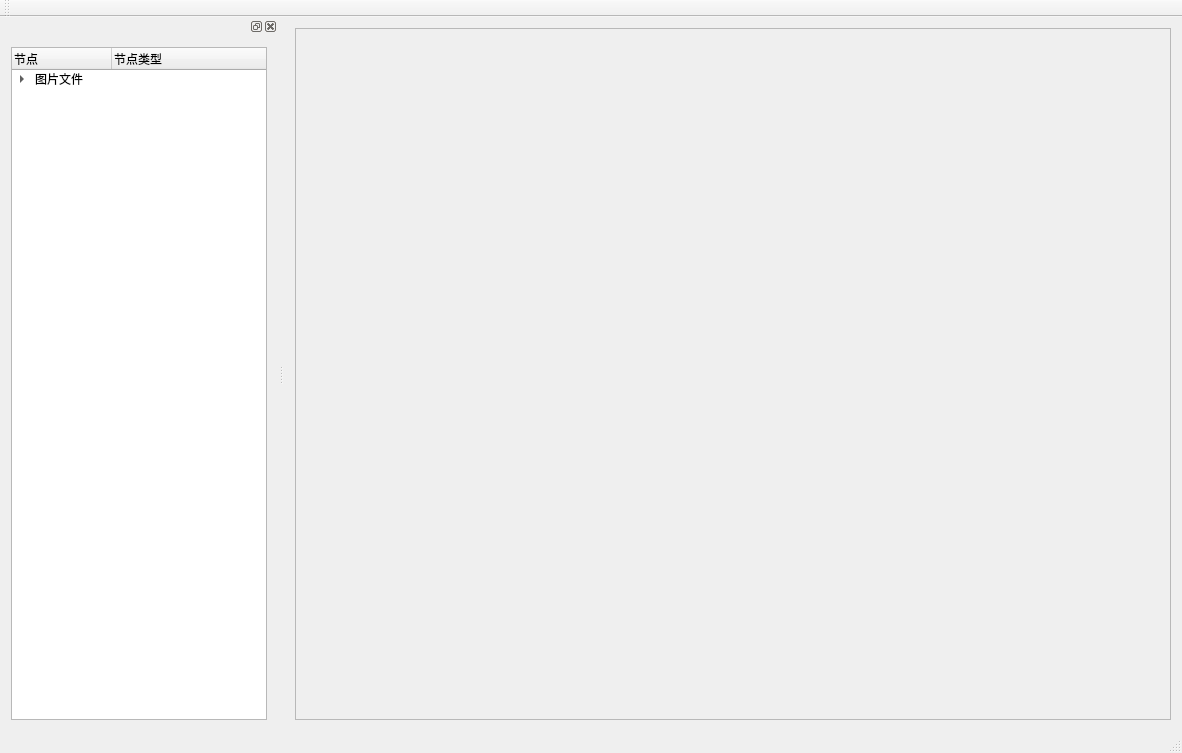
<?xml version="1.0" encoding="UTF-8"?>
<ui version="4.0">
 <class>MainWindow</class>
 <widget class="QMainWindow" name="MainWindow">
  <property name="geometry">
   <rect>
    <x>0</x>
    <y>0</y>
    <width>1182</width>
    <height>753</height>
   </rect>
  </property>
  <property name="windowTitle">
   <string>MainWindow</string>
  </property>
  <widget class="QWidget" name="centralWidget">
   <layout class="QVBoxLayout" name="verticalLayout">
    <item>
     <widget class="QScrollArea" name="scrollArea">
      <property name="widgetResizable">
       <bool>true</bool>
      </property>
      <widget class="QWidget" name="scrollAreaWidgetContents">
       <property name="geometry">
        <rect>
         <x>0</x>
         <y>0</y>
         <width>1304</width>
         <height>1048</height>
        </rect>
       </property>
       <layout class="QHBoxLayout" name="horizontalLayout_2">
        <item>
         <widget class="QLabel" name="label">
          <property name="text">
           <string/>
          </property>
          <property name="pixmap">
           <pixmap resource="res.qrc">:/imagesPic/pic/ymy_1280x1024.jpg</pixmap>
          </property>
         </widget>
        </item>
       </layout>
      </widget>
     </widget>
    </item>
   </layout>
  </widget>
  <widget class="QMenuBar" name="menuBar">
   <property name="geometry">
    <rect>
     <x>0</x>
     <y>0</y>
     <width>1182</width>
     <height>22</height>
    </rect>
   </property>
  </widget>
  <widget class="QToolBar" name="mainToolBar">
   <attribute name="toolBarArea">
    <enum>TopToolBarArea</enum>
   </attribute>
   <attribute name="toolBarBreak">
    <bool>false</bool>
   </attribute>
  </widget>
  <widget class="QStatusBar" name="statusBar"/>
  <widget class="QDockWidget" name="dockWidget">
   <attribute name="dockWidgetArea">
    <number>1</number>
   </attribute>
   <widget class="QWidget" name="dockWidgetContents">
    <layout class="QHBoxLayout" name="horizontalLayout">
     <item>
      <widget class="QTreeWidget" name="treeWidget">
       <property name="horizontalScrollBarPolicy">
        <enum>Qt::ScrollBarAsNeeded</enum>
       </property>
       <property name="verticalScrollMode">
        <enum>QAbstractItemView::ScrollPerPixel</enum>
       </property>
       <column>
        <property name="text">
         <string>节点</string>
        </property>
       </column>
       <column>
        <property name="text">
         <string>节点类型</string>
        </property>
       </column>
       <item>
        <property name="text">
         <string>图片文件</string>
        </property>
        <property name="icon">
         <iconset>
          <normalon>:/imagesIcon/icons/Pictures_Picture_Folder_48px_515430_easyicon.net.png</normalon>
         </iconset>
        </property>
        <item>
         <property name="text">
          <string>分组节点</string>
         </property>
         <property name="icon">
          <iconset>
           <normalon>:/imagesIcon/icons/folder_48px_42551_easyicon.net.png</normalon>
          </iconset>
         </property>
         <item>
          <property name="text">
           <string>图片节点</string>
          </property>
          <property name="icon">
           <iconset>
            <normalon>:/imagesIcon/icons/Picture_48px_507712_easyicon.net.png</normalon>
           </iconset>
          </property>
         </item>
        </item>
        <item>
         <property name="text">
          <string>分组2</string>
         </property>
         <property name="icon">
          <iconset>
           <normalon>:/imagesIcon/icons/folder_48px_42551_easyicon.net.png</normalon>
          </iconset>
         </property>
         <item>
          <property name="text">
           <string>图片</string>
          </property>
          <property name="icon">
           <iconset>
            <normalon>:/imagesIcon/icons/Picture_48px_507712_easyicon.net.png</normalon>
           </iconset>
          </property>
         </item>
        </item>
       </item>
      </widget>
     </item>
    </layout>
   </widget>
  </widget>
  <action name="actAddFloder">
   <property name="icon">
    <iconset>
     <normaloff>:/images/icons/folder_48px_42551_easyicon.net.png</normaloff>:/images/icons/folder_48px_42551_easyicon.net.png</iconset>
   </property>
   <property name="text">
    <string>添加目录...</string>
   </property>
   <property name="toolTip">
    <string>添加目录</string>
   </property>
   <property name="shortcut">
    <string>Ctrl+F</string>
   </property>
  </action>
  <action name="actAddFiles">
   <property name="icon">
    <iconset>
     <normaloff>:/images/icons/document_file_48px_563728_easyicon.net.png</normaloff>:/images/icons/document_file_48px_563728_easyicon.net.png</iconset>
   </property>
   <property name="text">
    <string>添加文件...</string>
   </property>
   <property name="toolTip">
    <string>添加文件</string>
   </property>
   <property name="shortcut">
    <string>Ctrl+N</string>
   </property>
  </action>
  <action name="actZoomIn">
   <property name="icon">
    <iconset>
     <normaloff>:/images/icons/Magnifier_zoom_in_49.156626506024px_1198331_easyicon.net.png</normaloff>:/images/icons/Magnifier_zoom_in_49.156626506024px_1198331_easyicon.net.png</iconset>
   </property>
   <property name="text">
    <string>放大</string>
   </property>
   <property name="toolTip">
    <string>放大</string>
   </property>
  </action>
  <action name="actZoomOut">
   <property name="icon">
    <iconset>
     <normaloff>:/images/icons/Magnifier_zoom_out_49.156626506024px_1198332_easyicon.net.png</normaloff>:/images/icons/Magnifier_zoom_out_49.156626506024px_1198332_easyicon.net.png</iconset>
   </property>
   <property name="text">
    <string>缩小</string>
   </property>
   <property name="toolTip">
    <string>缩小</string>
   </property>
   <property name="shortcut">
    <string>Ctrl+O</string>
   </property>
  </action>
  <action name="actZoomRealSize">
   <property name="icon">
    <iconset>
     <normaloff>:/images/icons/magnify_48.091254752852px_1190644_easyicon.net.png</normaloff>:/images/icons/magnify_48.091254752852px_1190644_easyicon.net.png</iconset>
   </property>
   <property name="text">
    <string>实际大小</string>
   </property>
   <property name="toolTip">
    <string>实际大小</string>
   </property>
  </action>
  <action name="action">
   <property name="icon">
    <iconset>
     <normaloff>:/images/icons/Width_Window_48px_1179015_easyicon.net.png</normaloff>:/images/icons/Width_Window_48px_1179015_easyicon.net.png</iconset>
   </property>
   <property name="text">
    <string>适合宽度</string>
   </property>
   <property name="toolTip">
    <string>适合宽度</string>
   </property>
   <property name="shortcut">
    <string>Ctrl+W</string>
   </property>
  </action>
  <action name="actDeleteItem">
   <property name="icon">
    <iconset>
     <normaloff>:/images/icons/delete_exit_remove_48px_3590_easyicon.net.png</normaloff>:/images/icons/delete_exit_remove_48px_3590_easyicon.net.png</iconset>
   </property>
   <property name="text">
    <string>删除节点</string>
   </property>
   <property name="toolTip">
    <string>删除节点</string>
   </property>
  </action>
  <action name="actQuit">
   <property name="icon">
    <iconset>
     <normaloff>:/images/icons/account_door_exit_logout_39.384615384615px_1211608_easyicon.net.png</normaloff>:/images/icons/account_door_exit_logout_39.384615384615px_1211608_easyicon.net.png</iconset>
   </property>
   <property name="text">
    <string>退出</string>
   </property>
   <property name="toolTip">
    <string>退出</string>
   </property>
  </action>
  <action name="actZoomFith">
   <property name="icon">
    <iconset>
     <normaloff>:/images/icons/Height_Window_48px_1177939_easyicon.net.png</normaloff>:/images/icons/Height_Window_48px_1177939_easyicon.net.png</iconset>
   </property>
   <property name="text">
    <string>适合高度</string>
   </property>
   <property name="toolTip">
    <string>适合高度</string>
   </property>
   <property name="shortcut">
    <string>Meta+H</string>
   </property>
  </action>
  <action name="actScanItems">
   <property name="icon">
    <iconset>
     <normaloff>:/images/icons/tool_node_editor_48px_1066386_easyicon.net.png</normaloff>:/images/icons/tool_node_editor_48px_1066386_easyicon.net.png</iconset>
   </property>
   <property name="text">
    <string>遍历节点</string>
   </property>
   <property name="toolTip">
    <string>遍历节点</string>
   </property>
  </action>
  <action name="actDockVisible">
   <property name="checkable">
    <bool>true</bool>
   </property>
   <property name="icon">
    <iconset>
     <normaloff>:/images/icons/magnification_48px_1155062_easyicon.net.png</normaloff>:/images/icons/magnification_48px_1155062_easyicon.net.png</iconset>
   </property>
   <property name="text">
    <string>窗体可见</string>
   </property>
   <property name="toolTip">
    <string>窗体可见</string>
   </property>
  </action>
  <action name="actDockFloat">
   <property name="checkable">
    <bool>true</bool>
   </property>
   <property name="icon">
    <iconset>
     <normaloff>:/images/icons/gps_location_needle_push_pin_thumbtack_48px_166_easyicon.net.png</normaloff>:/images/icons/gps_location_needle_push_pin_thumbtack_48px_166_easyicon.net.png</iconset>
   </property>
   <property name="text">
    <string>窗体浮动</string>
   </property>
   <property name="toolTip">
    <string>窗体浮动</string>
   </property>
  </action>
 </widget>
 <layoutdefault spacing="6" margin="11"/>
 <resources>
  <include location="res.qrc"/>
 </resources>
 <connections/>
</ui>
